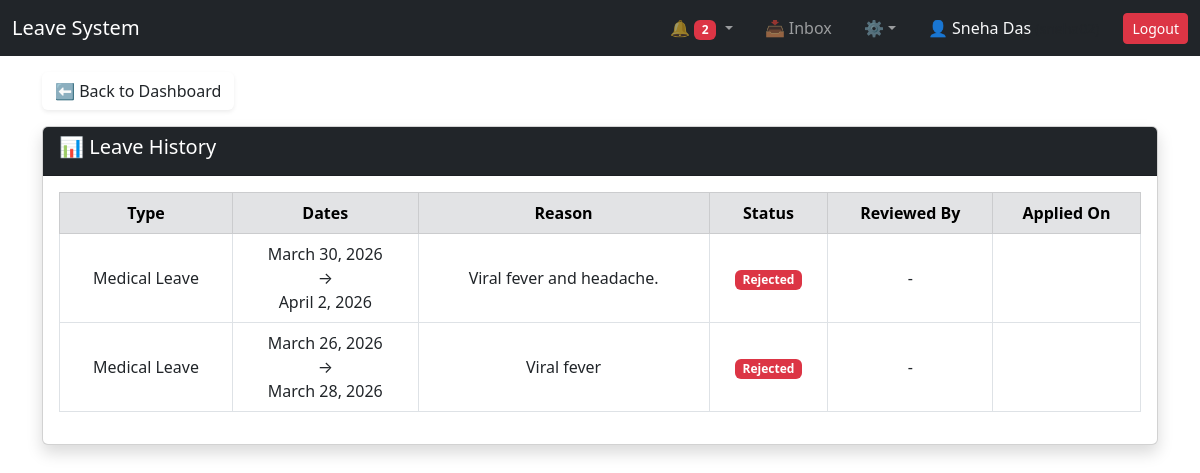
The app's page /leave/history/ (signed in) with its own data.
### accounts/models.py (models this page shows)
class User(AbstractUser):
    ROLE_CHOICES = (
        ('superuser', 'Superuser'),
        ('manager', 'Manager'),
        ('employee', 'Employee'),
    )
    role = models.CharField(max_length=20, choices=ROLE_CHOICES)
    profile_pic = models.ImageField(upload_to='profile_pics/', null=True, blank=True)
    department = models.ForeignKey(
        'departments.Department',
        on_delete=models.SET_NULL,
        null=True,
        blank=True,
        related_name='employees'
    )
    manager = models.ForeignKey(
        'self',
        on_delete=models.SET_NULL,
        null=True,
        blank=True,
        related_name='team_members'
    )
    profile_picture = models.ImageField(
        upload_to='profiles/',
        null=True,
        blank=True
    )
    def get_full_name(self):   # ✅ ADD THIS
        if self.first_name and self.last_name:
            return f"{self.first_name} {self.last_name}"
        return self.username
    def __str__(self):
        return self.username

### leaves/models.py (models this page shows, shortened)
class LeaveRequest(models.Model):
    STATUS_CHOICES = (
        ('pending', 'Pending'),
        ('approved', 'Approved'),
        ('rejected', 'Rejected'),
    )
    employee = models.ForeignKey(User, on_delete=models.CASCADE, related_name='leaves')
    manager = models.ForeignKey(User, on_delete=models.SET_NULL, null=True, blank=True, related_name='managed_leaves')
    leave_type = models.ForeignKey(LeaveType, on_delete=models.CASCADE)
    other_description = models.TextField(blank=True, null=True)
    start_date = models.DateField()
    end_date = models.DateField()
    reason = models.TextField()
    status = models.CharField(
        max_length=20,
        choices=STATUS_CHOICES,
        default='pending'
    )
    applied_at = models.DateTimeField(auto_now_add=True)
    reviewed_by = models.ForeignKey(
        User,
        on_delete=models.SET_NULL,
        null=True,
        blank=True,
        related_name='reviewed_leaves'
    )
    reviewed_on = models.DateTimeField(null=True, blank=True)

class LeaveType(models.Model):
    name = models.CharField(max_length=50)
    color_code = models.CharField(max_length=20)

### leaves/views.py (the view)
# urls.py: path('history/', views.leave_history, name="leave_history"),
@login_required
@role_required(['employee', 'manager'])
def leave_history(request):
    if request.user.role == 'manager':
        leaves = LeaveRequest.objects.filter(
            employee__manager=request.user
        ).exclude(status__iexact='pending').order_by('-id')
    else:
        leaves = LeaveRequest.objects.filter(
            employee=request.user
        ).order_by('-id')
    return render(request, "leaves/leave_history.html", {"leaves": leaves})

### accounts/context_processors.py (called while the page is built)
def notification_data(request):
    if request.user.is_authenticated:
        notifications = Notification.objects.filter(
            user=request.user
        ).order_by('-created_at')[:5]
        unread_count = Notification.objects.filter(
            user=request.user,
            is_read=False
        ).count()
        return {
            'notifications': notifications,
            'unread_count': unread_count
        }
    return {}

### templates/leaves/leave_history.html (shortened to what this page needs)
{% extends 'base.html' %}
{% block content %}
<a href="{% url 'manager_dashboard' %}" class="btn btn-light-green shadow-sm mb-3">
    ⬅ Back to Dashboard
</a>
<div class="card shadow">
    <div class="card-header bg-dark text-white">
        <h5>📊 Leave History</h5>
    </div>
    <div class="card-body">
        {% if leaves %}
        <table class="table table-bordered text-center align-middle">
            <thead class="table-secondary">
                <tr>
                    <th>Type</th>
                    <th>Dates</th>
                    <th>Reason</th>
                    <th>Status</th>
                    <th>Reviewed By</th>
                    <th>Applied On</th>
                </tr>
            </thead>
            <tbody>
                {% for leave in leaves %}
                <tr>
                    <td>{{ leave.leave_type.name }}</td>
                    <td>
                        {{ leave.start_date }} <br> → <br> {{ leave.end_date }}
                    </td>
                    <td>{{ leave.reason }}</td>
                    <td>
                        {% if leave.status == 'pending' %}
                            <span class="badge bg-warning text-dark">Pending</span>
                        {% elif leave.status == 'approved' %}
                            <span class="badge bg-success">Approved</span>
                        {% else %}
                            <span class="badge bg-danger">Rejected</span>
                        {% endif %}
                    </td>
                    <td>
                        {{ leave.approved_by.username|default:"-" }}
                    </td>
                    <td>{{ leave.applied_on }}</td>
                </tr>
                {% endfor %}
            </tbody>
        </table>
        {% else %}
        <div class="alert alert-info text-center">
            No leave history available
        </div>
        {% endif %}
    </div>
</div>
{% endblock %}

### templates/base.html (shortened to what this page needs)
<!DOCTYPE html>
<html>
<head>
    <link href="https://cdn.jsdelivr.net/npm/bootstrap@5.3.0/dist/css/bootstrap.min.css" rel="stylesheet">
</head>
<body>
<nav class="navbar navbar-expand-lg navbar-dark bg-dark">
    <div class="container-fluid">
        <a class="navbar-brand" href="#">Leave System</a>
        <div class="collapse navbar-collapse" id="navbarNav">
            <ul class="navbar-nav ms-auto align-items-center gap-3">
                {% if user.is_authenticated %}
                <li class="nav-item dropdown">
                    <a class="nav-link dropdown-toggle" href="#" data-bs-toggle="dropdown">
                        🔔
                        {% if unread_count %}
                            <span class="badge bg-danger">{{ unread_count }}</span>
                        {% endif %}
                    </a>
                </li>
                <li class="nav-item">
                    <a class="nav-link" href="{% url 'inbox' %}">📥 Inbox</a>
                </li>
                <li class="nav-item dropdown">
                    <a class="nav-link dropdown-toggle" href="#" data-bs-toggle="dropdown">⚙</a>
                </li>
                <li class="nav-item">
                    <span class="nav-link text-light">
                        👤 {{ user.get_full_name }}
                        <small class="text-muted">({{ user.username }})</small>
                    </span>
                </li>
                <li class="nav-item">
                    <a class="btn btn-danger btn-sm" href="{% url 'logout' %}">Logout</a>
                </li>
                {% endif %}
            </ul>
        </div>
    </div>
</nav>
<div class="container mt-3">
    {% block content %}
    {% endblock %}
</div>
</body>
</html>

### records on screen
User: get_full_name "Sneha Das"
LeaveRequest: leave_type.name "Medical Leave", start_date "March 30, 2026", end_date "April 2, 2026", reason "Viral fever and headache.", status "Rejected", approved_by.username "-"
LeaveRequest: leave_type.name "Medical Leave", start_date "March 26, 2026", end_date "March 28, 2026", reason "Viral fever", status "Rejected", approved_by.username "-"

### other values on screen
{{ unread_count }} "2"
